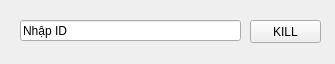
<?xml version="1.0" encoding="UTF-8"?>
<ui version="4.0">
 <class>KILL_Design</class>
 <widget class="QWidget" name="KILL_Design">
  <property name="geometry">
   <rect>
    <x>0</x>
    <y>0</y>
    <width>335</width>
    <height>64</height>
   </rect>
  </property>
  <property name="windowTitle">
   <string>Form</string>
  </property>
  <widget class="QLineEdit" name="lineEdit">
   <property name="geometry">
    <rect>
     <x>20</x>
     <y>20</y>
     <width>221</width>
     <height>21</height>
    </rect>
   </property>
   <property name="text">
    <string>Nhập ID</string>
   </property>
  </widget>
  <widget class="QPushButton" name="Kill_Button">
   <property name="geometry">
    <rect>
     <x>250</x>
     <y>20</y>
     <width>71</width>
     <height>23</height>
    </rect>
   </property>
   <property name="text">
    <string>KILL</string>
   </property>
  </widget>
 </widget>
 <resources/>
 <connections/>
</ui>
